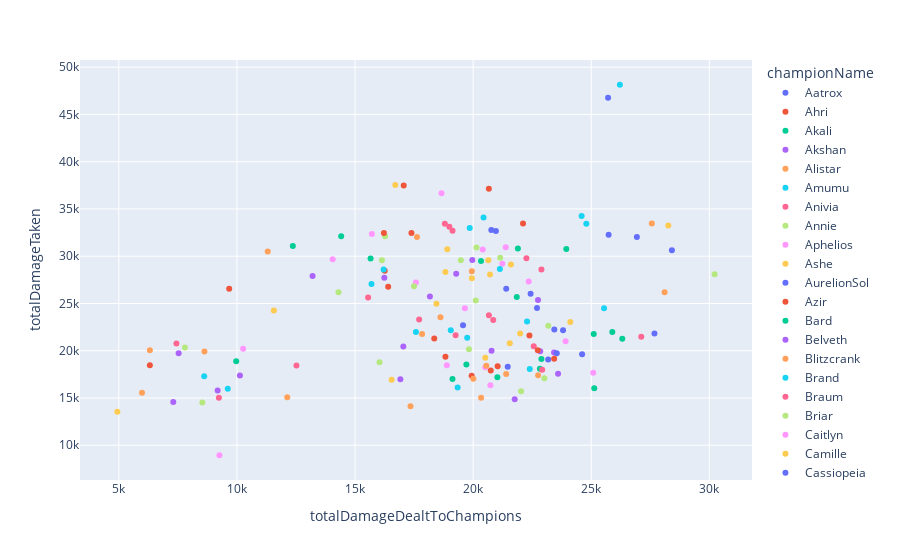

The notebook cell this image was saved under:
### Code cell
fig = px.scatter(tmp_lol,
                 x = 'totalDamageDealtToChampions',
                 y = 'totalDamageTaken',
                color = 'championName')
fig.show()
